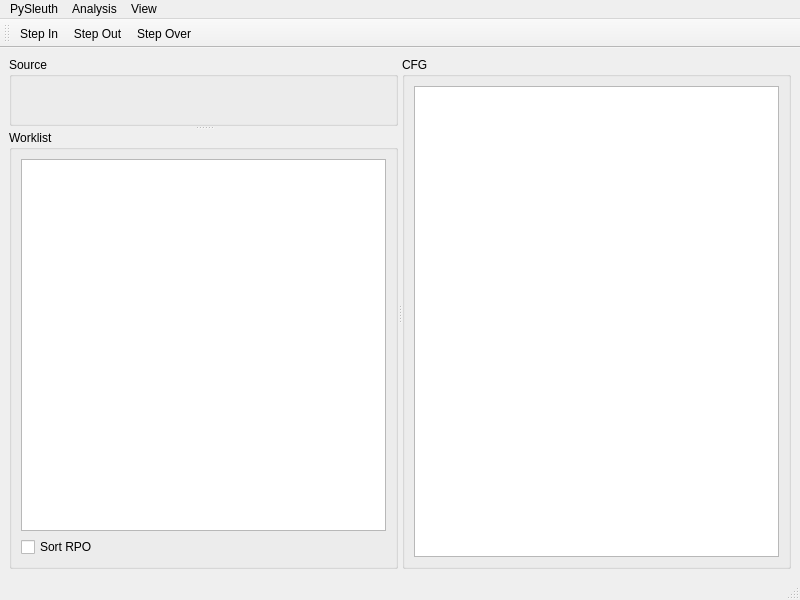
<?xml version="1.0" encoding="UTF-8"?>
<ui version="4.0">
 <class>MainWindow</class>
 <widget class="QMainWindow" name="MainWindow">
  <property name="geometry">
   <rect>
    <x>0</x>
    <y>0</y>
    <width>800</width>
    <height>600</height>
   </rect>
  </property>
  <property name="windowTitle">
   <string>PySleuth</string>
  </property>
  <widget class="QWidget" name="central_widget">
   <layout class="QHBoxLayout" name="horizontalLayout">
    <item>
     <widget class="QSplitter" name="splitter_2">
      <property name="orientation">
       <enum>Qt::Horizontal</enum>
      </property>
      <widget class="QSplitter" name="splitter">
       <property name="orientation">
        <enum>Qt::Vertical</enum>
       </property>
       <widget class="QGroupBox" name="source_group">
        <property name="title">
         <string>Source</string>
        </property>
        <layout class="QHBoxLayout" name="horizontalLayout_3"/>
       </widget>
       <widget class="QGroupBox" name="worklist_group">
        <property name="title">
         <string>Worklist</string>
        </property>
        <layout class="QVBoxLayout" name="verticalLayout">
         <item>
          <widget class="QListWidget" name="worklist_widget"/>
         </item>
         <item>
          <widget class="QCheckBox" name="worklist_sort_rpo_checkbox">
           <property name="text">
            <string>Sort RPO</string>
           </property>
          </widget>
         </item>
        </layout>
       </widget>
      </widget>
      <widget class="QGroupBox" name="cfg_group">
       <property name="title">
        <string>CFG</string>
       </property>
       <layout class="QHBoxLayout" name="horizontalLayout_2">
        <item>
         <widget class="QGraphicsView" name="graphics_view"/>
        </item>
       </layout>
      </widget>
     </widget>
    </item>
   </layout>
  </widget>
  <widget class="QToolBar" name="tool_bar">
   <property name="windowTitle">
    <string>toolBar</string>
   </property>
   <property name="toolButtonStyle">
    <enum>Qt::ToolButtonTextBesideIcon</enum>
   </property>
   <attribute name="toolBarArea">
    <enum>TopToolBarArea</enum>
   </attribute>
   <attribute name="toolBarBreak">
    <bool>false</bool>
   </attribute>
   <addaction name="action_step_in"/>
   <addaction name="action_step_out"/>
   <addaction name="action_step_over"/>
  </widget>
  <widget class="QMenuBar" name="menu_bar">
   <property name="geometry">
    <rect>
     <x>0</x>
     <y>0</y>
     <width>800</width>
     <height>21</height>
    </rect>
   </property>
   <widget class="QMenu" name="menu_analysis">
    <property name="title">
     <string>Analysis</string>
    </property>
    <addaction name="action_step_in"/>
    <addaction name="action_step_out"/>
    <addaction name="action_step_over"/>
    <addaction name="separator"/>
   </widget>
   <widget class="QMenu" name="menu_view">
    <property name="title">
     <string>View</string>
    </property>
    <addaction name="action_show_source"/>
    <addaction name="action_show_cfg"/>
    <addaction name="action_show_worklist"/>
    <addaction name="separator"/>
    <addaction name="action_full_screen"/>
   </widget>
   <widget class="QMenu" name="menu_pysleuth">
    <property name="title">
     <string>PySleuth</string>
    </property>
    <addaction name="action_exit"/>
   </widget>
   <addaction name="menu_pysleuth"/>
   <addaction name="menu_analysis"/>
   <addaction name="menu_view"/>
  </widget>
  <widget class="QStatusBar" name="status_bar"/>
  <action name="action_step_over">
   <property name="icon">
    <iconset resource="../../../deploything/DeployThing/ui/icons.qrc">
     <normaloff>:/icons/icons/control_play_blue.png</normaloff>:/icons/icons/control_play_blue.png</iconset>
   </property>
   <property name="text">
    <string>Step Over</string>
   </property>
   <property name="toolTip">
    <string>Apply the next full step of the analysis.</string>
   </property>
   <property name="shortcut">
    <string>Up</string>
   </property>
  </action>
  <action name="action_show_source">
   <property name="checkable">
    <bool>true</bool>
   </property>
   <property name="checked">
    <bool>true</bool>
   </property>
   <property name="text">
    <string>Show Source</string>
   </property>
   <property name="shortcut">
    <string>Ctrl+1</string>
   </property>
  </action>
  <action name="action_show_cfg">
   <property name="checkable">
    <bool>true</bool>
   </property>
   <property name="checked">
    <bool>true</bool>
   </property>
   <property name="text">
    <string>Show CFG</string>
   </property>
   <property name="shortcut">
    <string>Ctrl+3</string>
   </property>
  </action>
  <action name="action_show_worklist">
   <property name="checkable">
    <bool>true</bool>
   </property>
   <property name="checked">
    <bool>true</bool>
   </property>
   <property name="text">
    <string>Show Worklist</string>
   </property>
   <property name="shortcut">
    <string>Ctrl+2</string>
   </property>
  </action>
  <action name="action_full_screen">
   <property name="checkable">
    <bool>true</bool>
   </property>
   <property name="text">
    <string>Full Screen</string>
   </property>
   <property name="shortcut">
    <string>Ctrl+0</string>
   </property>
  </action>
  <action name="action_exit">
   <property name="text">
    <string>Exit</string>
   </property>
  </action>
  <action name="action_step_in">
   <property name="text">
    <string>Step In</string>
   </property>
   <property name="toolTip">
    <string>Apply the next &quot;IN&quot; step of the analysis.</string>
   </property>
   <property name="shortcut">
    <string>Right</string>
   </property>
  </action>
  <action name="action_step_out">
   <property name="text">
    <string>Step Out</string>
   </property>
   <property name="toolTip">
    <string>Apply the next &quot;OUT&quot; step of the analysis.</string>
   </property>
   <property name="shortcut">
    <string>Left</string>
   </property>
  </action>
 </widget>
 <resources>
  <include location="../../../deploything/DeployThing/ui/icons.qrc"/>
 </resources>
 <connections>
  <connection>
   <sender>action_show_cfg</sender>
   <signal>toggled(bool)</signal>
   <receiver>cfg_group</receiver>
   <slot>setVisible(bool)</slot>
   <hints>
    <hint type="sourcelabel">
     <x>-1</x>
     <y>-1</y>
    </hint>
    <hint type="destinationlabel">
     <x>399</x>
     <y>317</y>
    </hint>
   </hints>
  </connection>
  <connection>
   <sender>action_show_source</sender>
   <signal>toggled(bool)</signal>
   <receiver>source_group</receiver>
   <slot>setVisible(bool)</slot>
   <hints>
    <hint type="sourcelabel">
     <x>-1</x>
     <y>-1</y>
    </hint>
    <hint type="destinationlabel">
     <x>137</x>
     <y>317</y>
    </hint>
   </hints>
  </connection>
  <connection>
   <sender>action_show_worklist</sender>
   <signal>toggled(bool)</signal>
   <receiver>worklist_group</receiver>
   <slot>setVisible(bool)</slot>
   <hints>
    <hint type="sourcelabel">
     <x>-1</x>
     <y>-1</y>
    </hint>
    <hint type="destinationlabel">
     <x>662</x>
     <y>317</y>
    </hint>
   </hints>
  </connection>
  <connection>
   <sender>action_exit</sender>
   <signal>activated()</signal>
   <receiver>MainWindow</receiver>
   <slot>close()</slot>
   <hints>
    <hint type="sourcelabel">
     <x>-1</x>
     <y>-1</y>
    </hint>
    <hint type="destinationlabel">
     <x>399</x>
     <y>299</y>
    </hint>
   </hints>
  </connection>
 </connections>
</ui>
